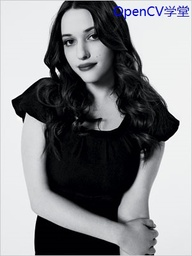
#> input picture Topic/019_CompareHist/test1.jpg, 192 x 256 px, shrunk from 300 x 400 before the run, given in place of test1.png, which was not available
$ python 028_Integral.py
#> lines starting #> are read from the running program, lines starting #| are printed output that depends on the picture; pictures that were not available may be replaced by others from this repository, and a replacement may not be noted
import cv2 as cv
import numpy as np


def get_block_sum(ii, x1, y1, x2, y2, index):
    tl = ii[y1, x1][index]
    tr = ii[y2, x1][index]
    bl = ii[y1, x2][index]
    br = ii[y2, x2][index]
    s = (br - bl - tr + tl)
    return s


def blur_demo(image, ii):
    h, w, dims = image.shape
    result = np.zeros(image.shape, image.dtype)
    ksize = 15
    radius = ksize // 2
    for row in range(0, h + radius, 1):
        y2 = h if (row + 1)> h else (row + 1)
        y1 = 0 if (row - ksize) < 0 else (row - ksize)
        for col in range(0, w + radius, 1):
            x2 = w if (col + 1)>w else (col + 1)
            x1 = 0 if (col - ksize) < 0 else (col - ksize)
            cx = 0 if (col - radius) < 0 else (col - radius)
            cy = 0 if (row - radius) < 0 else (row - radius)
            num = (x2 - x1)*(y2 - y1)
            for i in range(0, 3, 1):
                s = get_block_sum(ii, x1, y1, x2, y2, i)
                result[cy, cx][i] = s // num

    cv.imshow("integral fast blur", result)
    cv.imwrite("result.png", result)


src = cv.imread("D:/images/test1.png")
#> src is the input picture: shape (256, 192, 3); mean B, G, R 136, 133.1, 132.2
cv.namedWindow("input", cv.WINDOW_AUTOSIZE)
cv.imshow("input", src)
sum_table = cv.integral(src, sdepth=cv.CV_32S)
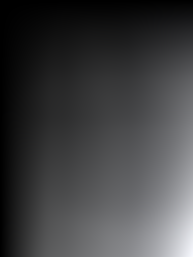
#> sum_table: shape (257, 193, 3) int32; mean B, G, R 1734474.3, 1698579.1, 1687447.6; drawn with min black and max white
blur_demo(src, sum_table)
#> the loop in blur_demo, `for row in range(0, h + radius, 1):` made 263 passes
#> after the loop in blur_demo, `for row in range(0, h + radius, 1):`:
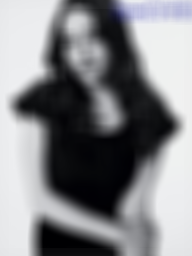
#> result: shape (256, 192, 3); mean B, G, R 135.6, 132.6, 131.7

cv.waitKey(0)
cv.destroyAllWindows()

$ run again, with Topic/019_CompareHist/test2.jpg copied over Topic/019_CompareHist/test1.jpg
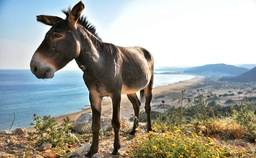
#> input picture Topic/019_CompareHist/test2.jpg, 256 x 158 px, shrunk from 1200 x 742 before the run, given in place of test1.png, which was not available
#> src is the input picture: shape (158, 256, 3); mean B, G, R 152.4, 160.5, 159.4
#> `sum_table = cv.integral(src, sdepth=cv.CV_32S)`:
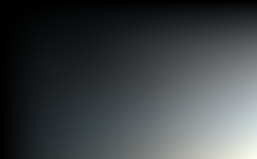
#> sum_table: shape (159, 257, 3) int32; mean B, G, R 1744431.2, 1706486.2, 1603569.9; drawn with min black and max white
#> the loop in blur_demo, `for row in range(0, h + radius, 1):` made 165 passes
#> after the loop in blur_demo, `for row in range(0, h + radius, 1):`:
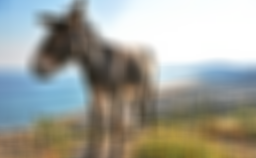
#> result: shape (158, 256, 3); mean B, G, R 152.6, 160.5, 159.2

$ run again, with Topic/019_CompareHist/test3.png saved as Topic/019_CompareHist/test1.jpg
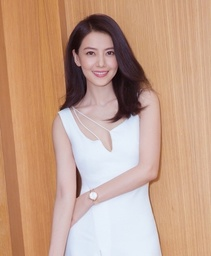
#> input picture Topic/019_CompareHist/test3.png, 211 x 256 px, shrunk from 517 x 626 before the run, given in place of test1.png, which was not available
#> src is the input picture: shape (256, 211, 3); mean B, G, R 137.9, 159.6, 195.8
#> `sum_table = cv.integral(src, sdepth=cv.CV_32S)`:
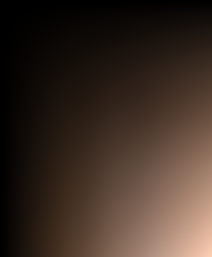
#> sum_table: shape (257, 212, 3) int32; mean B, G, R 1528677.6, 1906333.9, 2505650; drawn with min black and max white
#> the loop in blur_demo, `for row in range(0, h + radius, 1):` made 263 passes
#> after the loop in blur_demo, `for row in range(0, h + radius, 1):`:
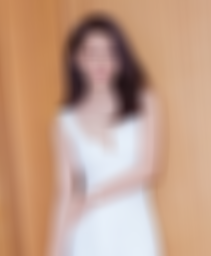
#> result: shape (256, 211, 3); mean B, G, R 137.2, 159, 195.2
